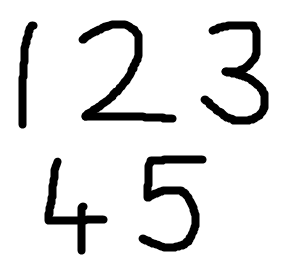
#> input picture Numbers.bmp, 292 x 279 px
$ python thinning.py
#> lines starting #> are read from the running program, lines starting #| are printed output that depends on the picture; after the words box and inside, x2 and y2 are one past the last pixel; in counts of white or black regions, pixels touching at a corner belong together
#references
#http://scikit-image.org/docs/dev/auto_examples/edges/plot_skeleton.html

from skimage.morphology import skeletonize
from skimage import data
import matplotlib.pyplot as plt
from skimage.util import invert
from skimage import data, io

#----------------------------

from skimage.color import rgb2gray
from skimage import data, io
from matplotlib import pyplot as plt
from skimage import novice
import numpy as np
from skimage.io import imsave, imread
import scipy
import os

from skimage import measure
from skimage import filters

#read image
image_ori = io.imread('Numbers.bmp')
#> image_ori is the input picture: shape (279, 292, 3); min 0, max 255, mean 229.3

#convert image into greyscale
image = invert(rgb2gray(image_ori))
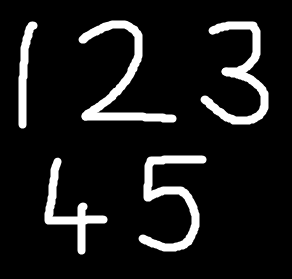
#> image: shape (279, 292) float64; min 0, max 1, mean 0.101

#perform skeletonization
skeleton = skeletonize(image)
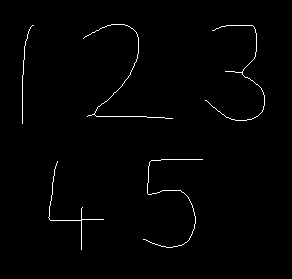
#> skeleton: shape (279, 292) bool; 1.1% white in thin lines or dots, all inside (x1, y1, x2, y2) = (22, 24, 265, 250)

# display results
fig, axes = plt.subplots(nrows=1, ncols=2, figsize=(8, 4),
                         sharex=True, sharey=True)

ax = axes.ravel()

ax[0].imshow(image, cmap=plt.cm.gray)
ax[0].axis('off')
ax[0].set_title('original', fontsize=20)

ax[1].imshow(skeleton, cmap=plt.cm.gray)
ax[1].axis('off')
ax[1].set_title('skeleton', fontsize=20)

fig.tight_layout()
plt.show()
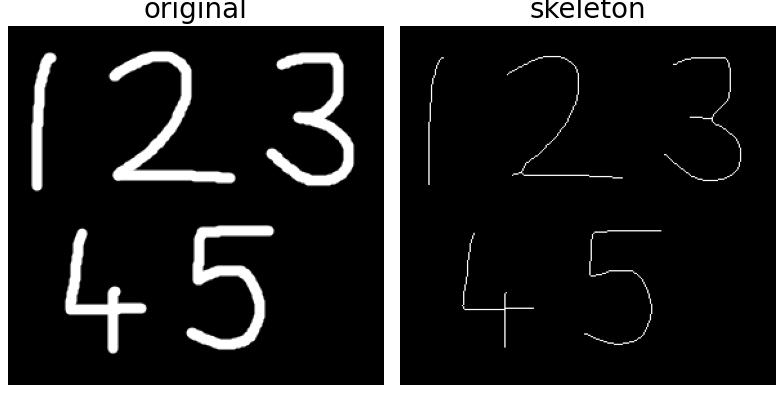
#> figure drawn by matplotlib, 2 panels

$ run again, with neweye.png saved as Numbers.bmp
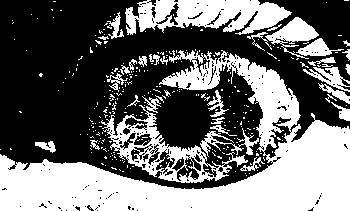
#> input picture neweye.png, 350 x 211 px
#> image_ori is the input picture: shape (211, 350, 3); 42.9% white; 301 white regions (267 under 20 px), largest, box (x1, y1, x2, y2) and area: (0, 50, 350, 211) 20199, (125, 0, 292, 35) 3803, (101, 105, 248, 183) 2768
#> `skeleton = skeletonize(image)`:
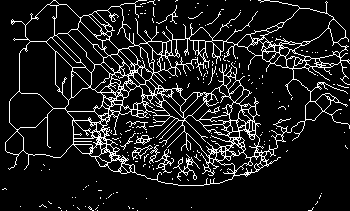
#> skeleton: shape (211, 350) bool; 11.2% white in thin lines or dots
#> `plt.show()`:
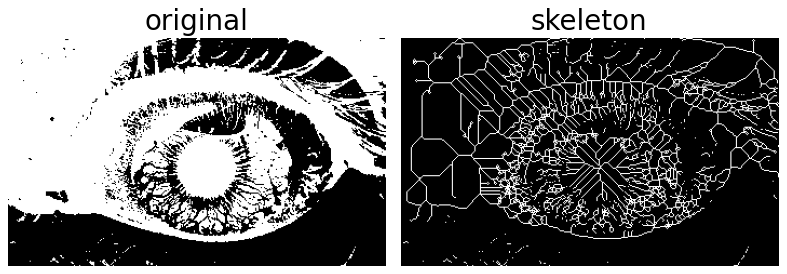
#> figure drawn by matplotlib, 2 panels
